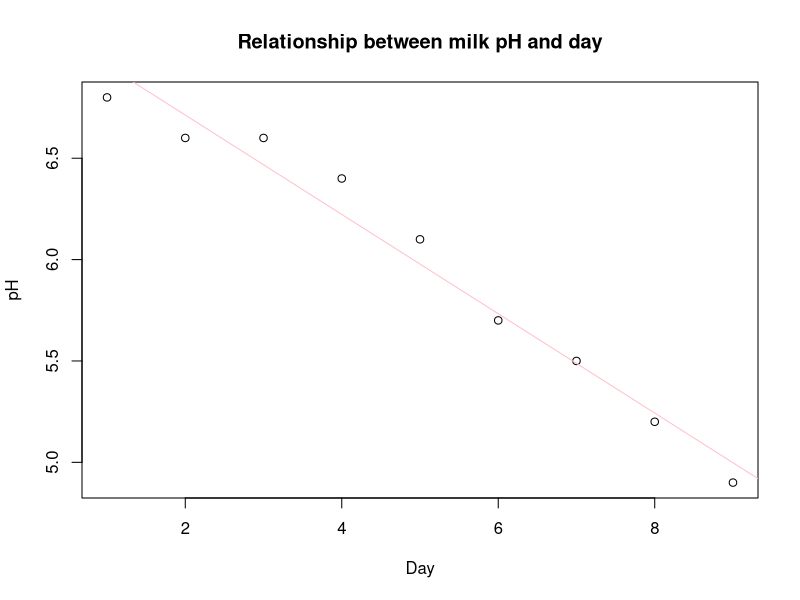
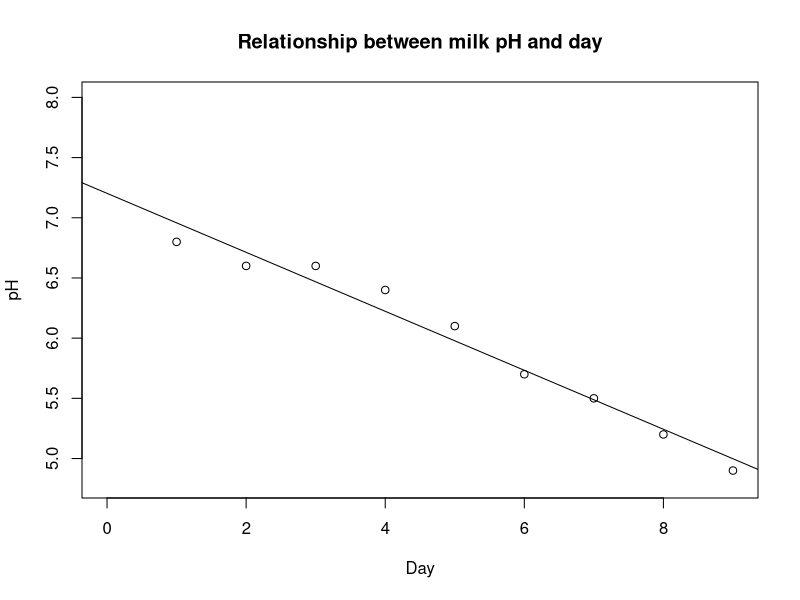
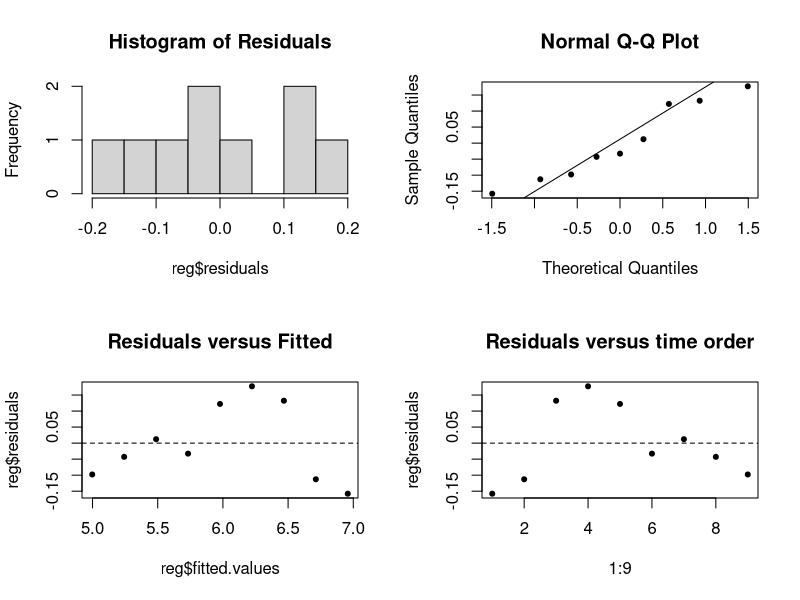
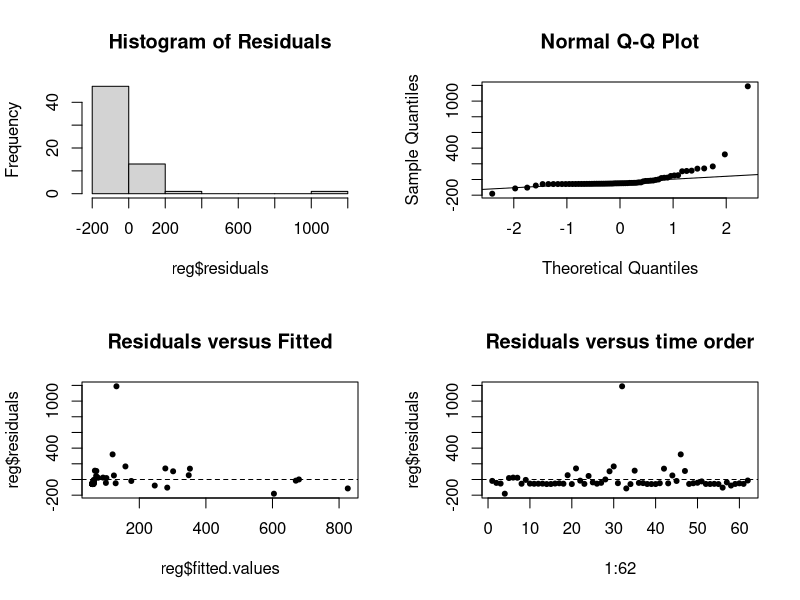

These charts were generated, in order, by the following R code:
############ Completely Randomised Block Design ############
## Yesterday was Completly randomized Design (No blocking)
### Input data by treatment1 then treatment2, treatment 3... for ONE block
### We want a homogenity in each block


##Example 1
table = matrix(c(7.62,8.14,7.76,7.17,7.46,8.00,8.15,7.73,7.57,7.68,7.93,
	7.87,7.74,7.80,7.21), nrow=3, ncol=5, byrow=TRUE)
table
data = c(t(table)) 
data
T = c("36", "54", "72", "108", "144")
a = 5  ## a is the number of Treatment groups
b = 3  ## b is the number of blocks
N = a*b

### trt <- rep(T, b)
### trt <- as.factor(rep(T, b))

trt = gl(a, 1, N, factor(T)) ## will be the same once set up properly. 
trt
blk = gl(b, a, N)  ## will be the same once set up properly. 
blk

crbd = aov(data~trt + blk)
summary(crbd)
qf(0.95,4,8)


##Example 2
table = matrix(c(709,713,660,668,722,692,659,666,678,698,704,686),
	nrow=4, ncol=3, byrow=TRUE)
data = c(table)
data
T = c("BP1", "BP2", "BP3", "BP4")
a = 4
b = 3
N = a*b
trt = gl(a, 1, N, factor(T))
blk = gl(b, a, N)
crbd = aov(data~trt + blk)
summary(crbd)
qf(0.95,3,6)

### We we accept Ho for treatments (same mean)
### But reject Ho for blocks (blocking is significant)
## Big nuisance ????


#ALT: can also directly enter the data as a vector but in the order of blocks
data = c(709,668,659,698,713,722,666,704,660,692,678,686)
T = c("BP1", "BP2", "BP3", "BP4")
Brand = gl(4, 1, 12, factor(T))
Surface = gl(3, 4, 12)
crbd = aov(data~Brand + Surface)
summary(crbd)


##Example 3
VADeaths
data = c(VADeaths)
data
T = c("50-54","55-59","60-64","65-69","70-74")
a = 5
b = 4
N = a*b
trt = gl(a,1,N,factor(T))
blk = gl(b,a,N)
crbd = aov(data~trt + blk)
summary(crbd)
qf(0.99,4,12)



############ Simple Linear Regression ############
### Stochastic: The RV have random distributions ####


##Example 1
x = c(1,2,3,4,5,6,7,8,9)
y = c(6.8,6.6,6.6,6.4,6.1,5.7,5.5,5.2,4.9)
reg=lm(y~x)
summary(reg)
anova.reg=aov(reg)
summary(anova.reg)
qf(0.90,1,7)

## adjusted R^2, modifies the R^2 value subject to the number of predictors in the model ###
## R^2 coefficient of variation
## R^2 will always increase or stay the same. 
## r is the correlation coefficient

confint(reg,level=0.90)

plot(x,y,xlab="Day",ylab="pH",main="Relationship between milk pH and day")
abline(reg,col="pink")

plot(x,y,xlim=c(0,9),ylim=c(4.8,8.0),xlab="Day",ylab="pH",
	main="Relationship between milk pH and day")
abline(reg,col="black")

windows()
split.screen(c(2,2))
screen(1)
hist(reg$residuals, main = "Histogram of Residuals")

screen(2)
qqnorm(reg$residuals, pch = 20) ## reg is the regression model that contains residuals
qqline(reg$residuals)

screen(3)
plot(reg$fitted.values, reg$residuals, main = "Residuals versus Fitted",pch = 20)
abline(h=0, lty=2)

screen(4)
plot(1:9,reg$residuals, main = "Residuals versus time order", pch = 20)
abline(h=0, lty=2)




##Example 2
library(readxl)
regdata = read_excel("slr.xlsx")
regdata
reg=lm(regdata$Y ~ regdata$X)
summary(reg)

dim(regdata)
qt(0.025,60,lower.tail=F,log.p=F)


## Extra, follow example above
windows()
split.screen(c(2,2))
screen(1)
hist(reg$residuals, main = "Histogram of Residuals")
screen(2)
qqnorm(reg$residuals, pch = 20)
qqline(reg$residuals)
screen(3)
plot(reg$fitted.values, reg$residuals, main = "Residuals versus Fitted",pch = 20)
abline(h=0, lty=2)
screen(4)
plot(1:62,reg$residuals, main = "Residuals versus time order", pch = 20)
abline(h=0, lty=2)



######################## END ########################



